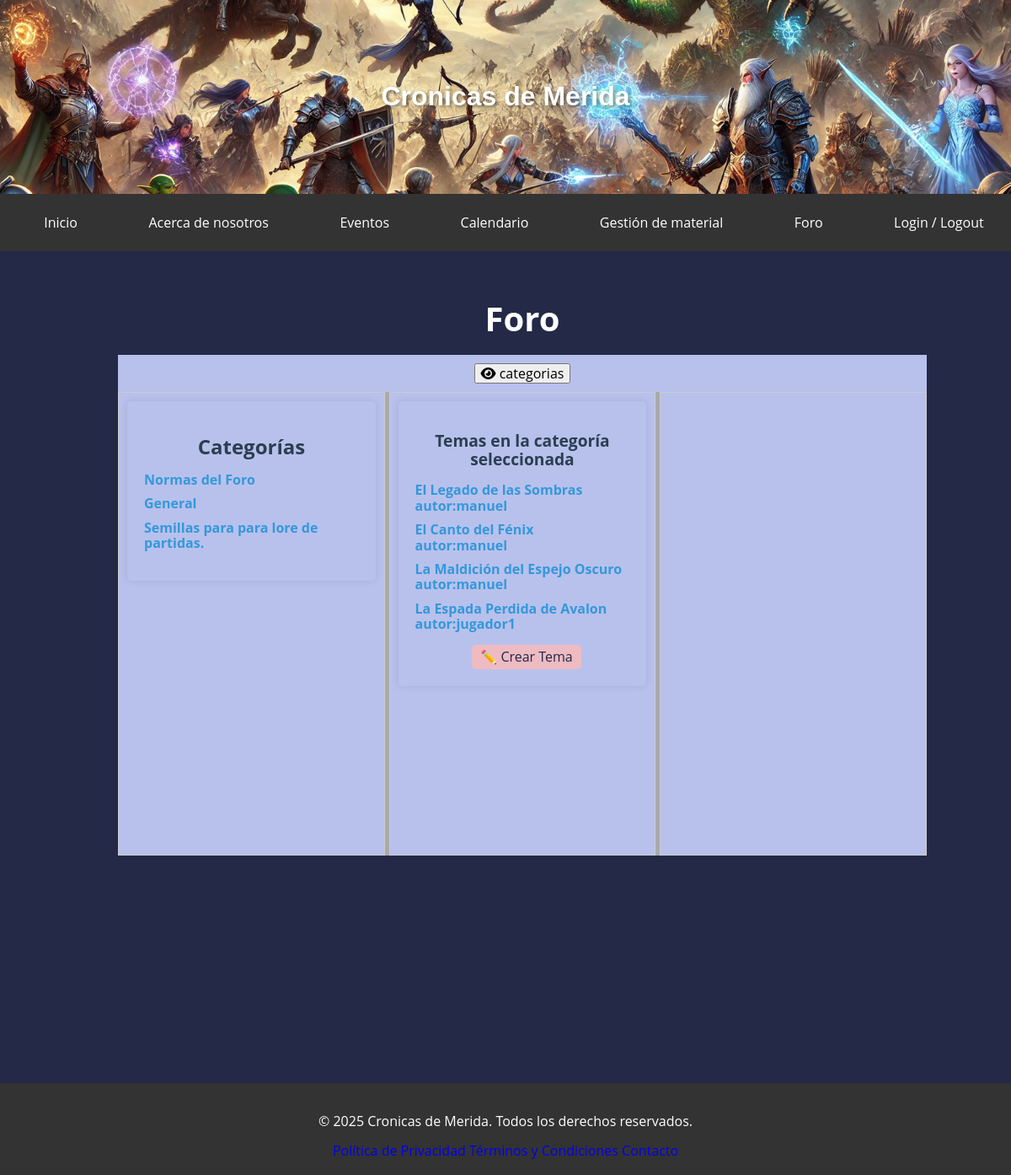
The page /?pag=forum&&categoria_id=4 on the database its author committed.
### tables this page shows
CREATE TABLE `categorias` (
  `id` int(11) NOT NULL,
  `nombre` varchar(100) NOT NULL COMMENT 'Nombre de la categoría',
  `permitir_crear_temas` tinyint(1) DEFAULT 1 COMMENT 'Indica si se pueden crear temas en esta categoría'
);

CREATE TABLE `temas` (
  `id` int(11) NOT NULL,
  `categoria_id` int(11) NOT NULL COMMENT 'ID de la categoría a la que pertenece',
  `titulo` varchar(255) NOT NULL COMMENT 'Título del tema',
  `contenido` text NOT NULL COMMENT 'Contenido del primer mensaje del tema',
  `usuario_id` int(11) NOT NULL COMMENT 'ID del usuario que creó el tema',
  `created_at` timestamp NOT NULL DEFAULT current_timestamp() COMMENT 'Fecha de creación del tema',
  `permitir_publicaciones` tinyint(1) DEFAULT 1 COMMENT 'Indica si se permiten respuestas en este tema'
);

CREATE TABLE `usuarios` (
  `id` int(11) NOT NULL,
  `nombre_usuario` varchar(50) NOT NULL COMMENT 'Nombre de usuario único',
  `nombre` varchar(100) NOT NULL COMMENT 'Nombre completo',
  `email` varchar(100) NOT NULL COMMENT 'Correo electrónico',
  `password` varchar(255) NOT NULL COMMENT 'Contraseña encriptada',
  `rol_id` int(11) DEFAULT 1 COMMENT 'Rol del usuario (relación con la tabla roles)',
  `reset_token` varchar(255) DEFAULT NULL COMMENT 'token para validar el cambio de contrasena',
  `token_expiracion` datetime DEFAULT NULL COMMENT 'fecha a la que el token deja de ser valido'
);

### www/controllers/forum.php (called while the page is built, shortened)
<?php
$categorias = $pdo->query("SELECT * FROM categorias")->fetchAll();
$categoria_id = $_GET['categoria_id'] ?? null;
if ($categoria_id) {
    $stmt = $pdo->prepare("
        SELECT t.id,t.categoria_id, t.titulo, t.contenido, u.nombre_usuario, t.created_at, t.permitir_publicaciones
        FROM temas t
        JOIN usuarios u ON t.usuario_id = u.id
        WHERE t.categoria_id = ?
    ");
    $stmt->execute([$categoria_id]);
    $temas = $stmt->fetchAll(PDO::FETCH_ASSOC);
}
if ($categoria_id) {
    $stmt = $pdo->prepare("SELECT permitir_crear_temas FROM categorias WHERE id = ?");
    $stmt->execute([$categoria_id]);
    $result = $stmt->fetch(PDO::FETCH_ASSOC);
    $permitir_crear_temas = $result['permitir_crear_temas'];
}

### www/views/forum.php (the view, shortened to what this page needs)
<?php include_once "controllers/forum.php"; ?>
<div class="foro">
    <h1 class="forum__title">Foro</h1>
    <div class="controls">
        <button id="toggleSection1"> <i id="ico_cat" class="fa-solid fa-eye"></i> categorias</button>
    </div>
    <div class="container">
        <div class="section section--one ">
            <section class="forum__column forum__categories">
                <h2 class="forum__subtitle">Categorías</h2>
                <ul>
                    <?php foreach ($categorias as $categoria): ?>
                        <li>
                            <a href="?pag=forum&&categoria_id=<?= $categoria['id'] ?>">
                                <?= htmlspecialchars($categoria['nombre']) ?>
                            </a>
                        </li>
                    <?php endforeach; ?>
                </ul>
            </section>
        </div>
        <div class="resizer" id="resizer1"></div>
        <div class="section section--two">
            <?php if ($categoria_id): ?>
                <section class="forum__column forum__topics">
                    <h2>Temas en la categoría seleccionada</h2>
                    <ul>
                        <?php if (count($temas) > 0): ?>
                            <?php foreach ($temas as $tema): ?>
                                <li>
                                    <a href="?pag=forum&categoria_id=<?= $categoria_id ?>&tema_id=<?= $tema['id'] ?>">
                                        <?= htmlspecialchars($tema['titulo']) ?>
                                        <br>
                                        <?= htmlspecialchars("autor:" . $tema['nombre_usuario'])  ?>
                                    </a>
                                </li>
                            <?php endforeach; ?>
                        <?php else: ?>
                            <p>No hay temas en esta categoría.</p>
                        <?php endif; ?>
                    </ul>
                    <?php if ($permitir_crear_temas): ?>
                        <button class="button-toggle" onclick="toggleCrearTema()">✏️ Crear Tema</button>
                    <?php endif; ?>
                </section>
            <?php endif; ?>
        </div>
        <div class="resizer" id="resizer2"></div>
        <div class="section section--three">
        </div>
    </div>
</div>

### www/styles/styles.css (style rules this page uses)
:root { --background-color: #232946; --headline-color: #fffffe; --paragraph-color: #b8c1ec; --button-bg-color: #eebbc3; --button-bg-color-success: #2ecc71; --button-bg-color-success-hover: #27ae60; --button-bg-color-danger: #e04444; --button-bg-color-danger-hover: #df1b1b; --button-bg-color-hover: #e98b99; --button-text-color: #232946; --font-montserrat: "Montserrat", sans-serif; --font-opensans: "Open Sans", sans-serif; --tabla-bg-color-head: #2c3e50; }
html, body { height: 100%; display: flex; flex-direction: column; }
body { font-family: var(--font-opensans); background-color: var(--background-color); color: var(--paragraph-color); margin: 0; }
a { text-decoration: none; }
.forum__title { text-align: center; color: var(--headline-color); font-size: 2.5em; margin-bottom: 20px; }
.forum__column { flex: 1; background-color: var(--paragraph-color); padding: 20px; border-radius: 5px; box-shadow: 0 0 10px rgba(0, 0, 0, 0.1); }
.forum__subtitle { font-size: 1.5em; color: #2c3e50; margin-bottom: 10px; }
.forum__categories ul { list-style: none; padding: 0; }
.forum__categories li { margin-bottom: 10px; text-align: left; }
.forum__categories a { text-decoration: none; color: #3498db; font-weight: bold; }
.forum__topics h2 { font-size: 1.2em; color: #2c3e50; margin-bottom: 10px; }
.forum__topics ul { list-style: none; padding: 0; }
.forum__topics li { margin-bottom: 10px; text-align: left; }
.forum__topics a { text-decoration: none; color: #3498db; font-weight: bold; }
.forum__topics button { background-color: var(--button-bg-color); color: var(--button-text-color); border: none; padding: 5px 10px; border-radius: 5px; cursor: pointer; margin-left: 10px; }
.controls { text-align: center; padding: 10px; background-color: var(--paragraph-color); }
.container { display: flex; width: 100%; height: 100%; }
.section { flex-grow: 1; flex-basis: 33.3%; overflow: auto; transition: flex-basis 0.3s ease; background-color: var(--paragraph-color); border: 1px solid #ccc; padding: 10px; padding-bottom:200px; }
.resizer { width: 5px; background: #aaa; cursor: ew-resize; }
.foro { display: flex; flex-direction: column; height: 100%; min-height: 600px; max-width: 100%; min-width: 80%; overflow: hidden; margin-left: 100px; margin-right: 100px; max-height: 100vh; }

### rows shown on the page
categorias: nombre "Normas del Foro"
categorias: nombre "General"
categorias: nombre "Semillas para para lore de partidas."
temas: titulo "El Legado de las Sombras", usuario.nombre_usuario "autor:manuel"
temas: titulo "El Canto del Fénix", usuario.nombre_usuario "autor:manuel"
temas: titulo "La Maldición del Espejo Oscuro", usuario.nombre_usuario "autor:manuel"
temas: titulo "La Espada Perdida de Avalon", usuario.nombre_usuario "autor:jugador1"
